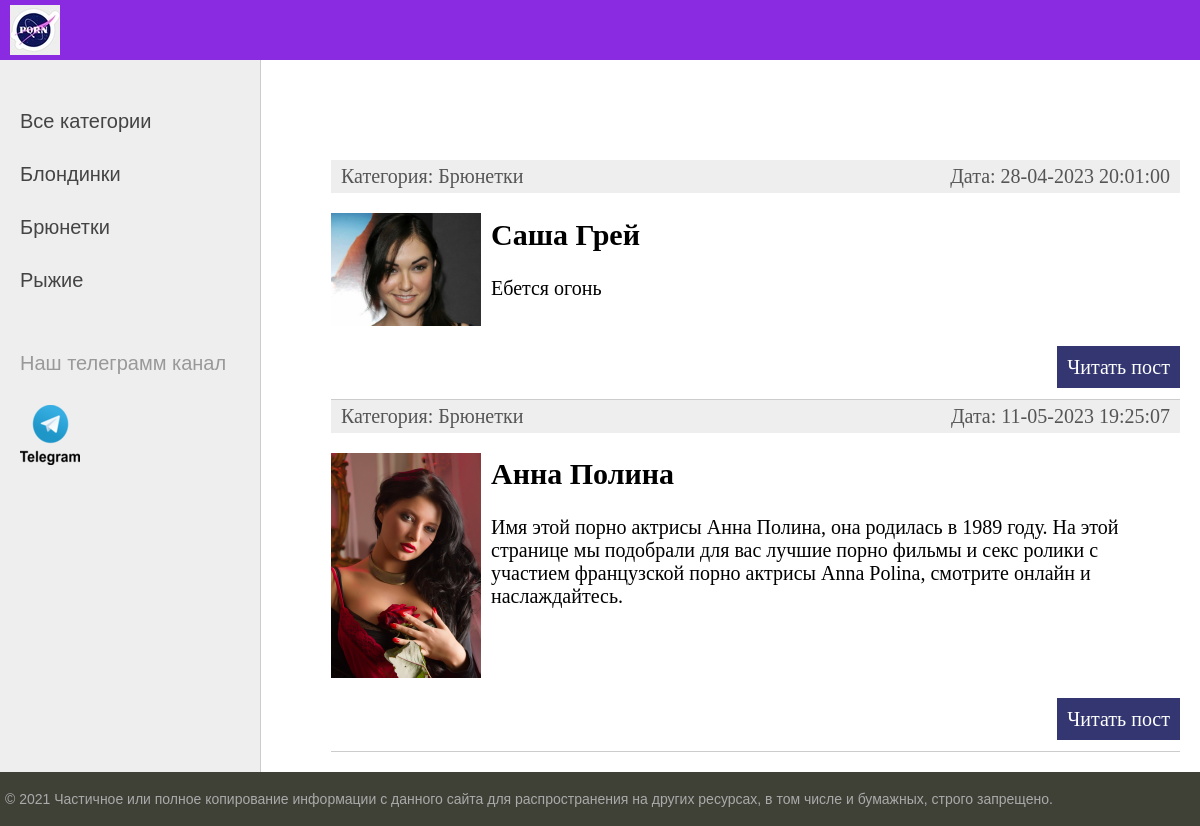
The page /category/bryunetki/ on the database its author committed.
### women/models.py (models this page shows, shortened)
class Category(models.Model):
    name = models.CharField(max_length=100, db_index=True, verbose_name='Категория')
    slug = models.SlugField(max_length=255, unique=True, db_index=True, verbose_name="URL")
    def __str__(self):
        return self.name
    def get_absolute_url(self):
        return reverse('category', kwargs={'cat_slug': self.slug})
    class Meta:
        verbose_name = 'Категория'
        verbose_name_plural = 'Категории'
        ordering = ['id']

class Women(models.Model):
    title = models.CharField(max_length=255, verbose_name="Заголовок")
    slug = models.SlugField(max_length=255, unique=True, db_index=True, verbose_name="URL")
    content = models.TextField(blank=True, verbose_name='Текст статьи')
    photo = models.ImageField(upload_to="photos/%Y/%m/%d", verbose_name='Фото')
    time_create = models.DateTimeField(auto_now_add=True, verbose_name='Время создания')
    time_update = models.DateTimeField(auto_now=True, verbose_name='Время изменения')
    is_published = models.BooleanField(default=True, verbose_name='Публикация')
    cat = models.ForeignKey('Category', on_delete=models.PROTECT, verbose_name='Категория')
    def get_absolute_url(self):
        return reverse('post', kwargs={'post_slug': self.slug})
    class Meta:
        verbose_name = 'Порно звезды'
        verbose_name_plural = 'Порно звезды'
        ordering = ['time_create', 'title']

### women/views.py (the view)
# urls.py: path('category/<slug:cat_slug>/', show_category, name='category'),
def show_category(request, cat_slug):
    posts = Women.objects.filter(cat__slug=cat_slug)
    dict = {'title': 'Отображение по рубрикам',
            'posts': posts,
            'cat_selected': cat_slug
            }
    return render(request, 'women/index.html', context=dict)

### women/templatetags/women_tags.py (called while the page is built)
@register.inclusion_tag('women/list_categories.html')
def show_categories(sort=None, cat_selected=0):
    if not sort:
        cats = Category.objects.all()
    else:
        cats = Category.objects.order_by(sort)
    return {"cats": cats, "cat_selected": cat_selected}

### women/templates/women/index.html (shortened to what this page needs)
{% extends 'women/base.html' %}
{% block content %}
<ul class="list-articles">
	{% for p in posts %}
			<li><div class="article-panel">
	<p class="first">Категория: {{p.cat}}</p>
	<p class="last">Дата: {{p.time_update|date:"d-m-Y H:i:s"}}</p			>
</div>
{% if p.photo %}
	<p><img class="img-article-left thumb" src="{{p.photo.url}}"></p>
{% endif %}
			<h2>{{p.title}}</h2>
	{% autoescape on %}
	{{p.content|linebreaks|truncatewords:50}}
	{% endautoescape %}
			<p class="link-read-post"><a href="{{ p.get_absolute_url }}">Читать пост</a></p>
			</li>
	{% endfor %}
</ul>
{% endblock %}

### women/templates/women/list_categories.html
{% for c in cats %}
	{% if c.pk == cat_selected %}
		<li class="selected">{{c.name}}</li>
	{% else %}
		<li><a href="{{ c.get_absolute_url }}">{{c.name}}</a> </li>
	{% endif %}
{% endfor %}

### women/static/women/css/style.css (style rules this page uses)
html, body { font-family: 'Arial'; margin: 0; padding: 0; height: 100%; width: 100%; color: #444; }
a { color: #0059b2; text-decoration: none; }
img { max-width: 600px; height: auto; }
img.img-article-left { max-width: 300px; height: auto; float: left; padding: 0 10px 10px 0; }
img.img-article-left.thumb { max-width: 150px; height: auto; }
p.link-read-post { text-align: right; }
p.link-read-post a { padding: 10px; min-width: 100px; background: #333671; color: #fff; text-decoration: none; }
div.article-panel { background: #eee; padding: 5px 10px 5px 10px; box-sizing: border-box; overflow: hidden; color: #555; }
div.article-panel p.first { margin: 0; float: left; }
div.article-panel p.last { margin: 0; float: right; }
ul.list-articles { list-style: none; margin: 0; padding: 0; }
ul.list-articles li { border-bottom: 1px solid #ccc; }
.left-chapters ul li { margin: 30px 0 0 0; color: #999; }
.left-chapters ul li a { color: #444; text-decoration: none; }

### rows shown on the page
Category: name "Блондинки"
Category: name "Брюнетки"
Category: name "Рыжие"
Women: cat "Брюнетки", time_update "28-04-2023 20:01:00", photo (picture), title "Саша Грей", content "Ебется огонь"
Women: cat "Брюнетки", time_update "11-05-2023 19:25:07", photo (picture), title "Анна Полина", content "Имя этой порно актрисы Анна Полина, она родилась в 1989 году. На этой странице мы подобрали для вас лучшие порно фильмы и секс ролики с участием французской порно актрисы Anna Polina, смотрите онлайн и наслаждайтесь."
